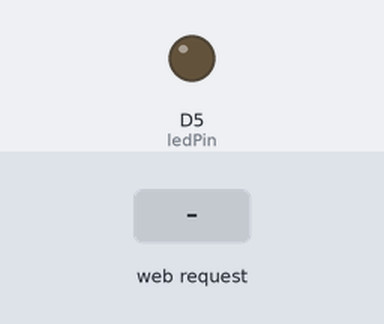
A sketch run on a simulated ESP8266 (Wemos D1 mini). Parts: output pins drawn as LEDs (lit = HIGH). Inputs (shaded band) come from the test bench. WiFi joins after 1.5 s; servers stay silent unless stated; what the sketch prints to the serial monitor is not drawn.

Above: at 2.7 s.
2.8 s: HTTP request GET /RELE=LIGADO received
At 3.7 s:
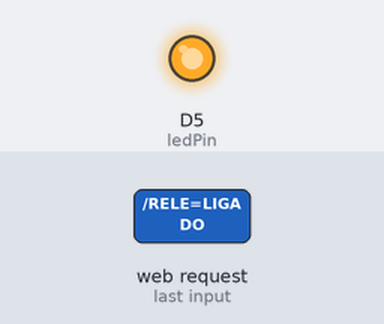
4.3 s: HTTP request GET /RELE=DESLIGADO received
At 4.8 s:
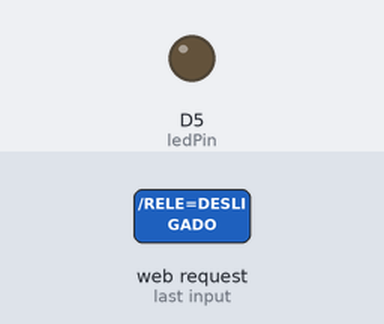
Timing chart, 0 to 7.3 s (numbered marks = the images above; inputs shaded):
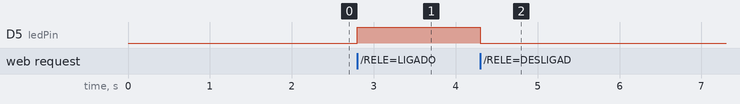

Measured:
- after the input at 2.8 s, D5 (ledPin): LOW → HIGH at once
- after the input at 4.3 s, D5 (ledPin): HIGH → LOW at once

The sketch:

WEMOS_D1_Webserver.ino
```cpp
#include <ESP8266WiFi.h>
// github
const char* ssid = "123644987";
const char* password = "planeta514";
int ledPin = D5;
WiFiServer server(80);

void setup() {
  Serial.begin(9600);
  delay(10);


  pinMode(ledPin, OUTPUT);
  digitalWrite(ledPin, LOW);

  // Conecta a sua Rede WIFI e Mostra na Porta Serial
  Serial.println();
  Serial.println();
  Serial.print("Conectando a rede ");
  Serial.println(ssid);

  WiFi.begin(ssid,password);

  while (WiFi.status() != WL_CONNECTED) {
    delay(500);
    Serial.print(".");
  }
  Serial.println("");
  Serial.println("WiFi conectado");

  // Inicia o Servidor no qual iremos ver no navegador e poder acionar o Relé
  server.begin();
  Serial.println("Servidor Iniciado");

  // Retorna o Valor do IP que estará nosso servidor na Rede.
  Serial.print("Usar essa URL : ");
  Serial.print("http://");
  Serial.print(WiFi.localIP());
  Serial.println("/");

}


void loop() {
  // Monitora se existe Cliente( alguém) usando o navegador. Pode ser acompanhado pela porta COM
  WiFiClient client = server.available();
  if (!client) {
    return;
  }

  // Servidor fica em estado de espera para alguém enviar o comando( Dados)
  Serial.println("Embarcado");
  while(!client.available()){
    delay(1);
  }
 // AQUI COMEÇA O CÓDIGO HTML junto com a chamada HTTP>>>>>>
  // Faz a leitura da chamada HTTP e mostra os valores baseado no programa acima no VOID SETUP.
  // Lembrando que aqui não é o programa que subimos( void setup()) e sim, a parte HTML que será enviado para o servidor.
  String request = client.readStringUntil('\r');
  Serial.println(request);
  client.flush();


  int value = LOW;
  if (request.indexOf("/RELE=LIGADO") != -1) {
    digitalWrite(ledPin, HIGH);
    value = HIGH;
  }
  if (request.indexOf("/RELE=DESLIGADO") != -1){
    digitalWrite(ledPin, LOW);
    value = LOW;
  }

  //  Se o Servidor, conseguiu entender a chamada que fizemos acima, Retorna o Valor Lido e mostra no Navegador.
  client.println("HTTP/1.1 200 OK");
  client.println("Content-Type: text/html");
  client.println(""); // Deixei em branco para quem adivinhar o que faz aqui. Não afeta o código, mas gera algo interessante (:
  client.println("<!DOCTYPE HTML>");
  client.println("<html>");

  client.print("Status do Rele WEMOS: ");

  if(value == HIGH) {
    client.print("LIGADO");
  } else {
    client.print("DESLIGADO");
  }
  client.println("<br><br>");
  client.println("Click <a href=\"/RELE=LIGADO\">Aqui</a> Ativar Rele LIGADO<br>");
  client.println("Click <a href=\"/RELE=DESLIGADO\">Aqui</a> Desativar Rele DESLIGADO<br>");
  client.println("</html>");

  delay(1);
  Serial.println("Embarcado saiu (: ");
  Serial.println("");

}
```
